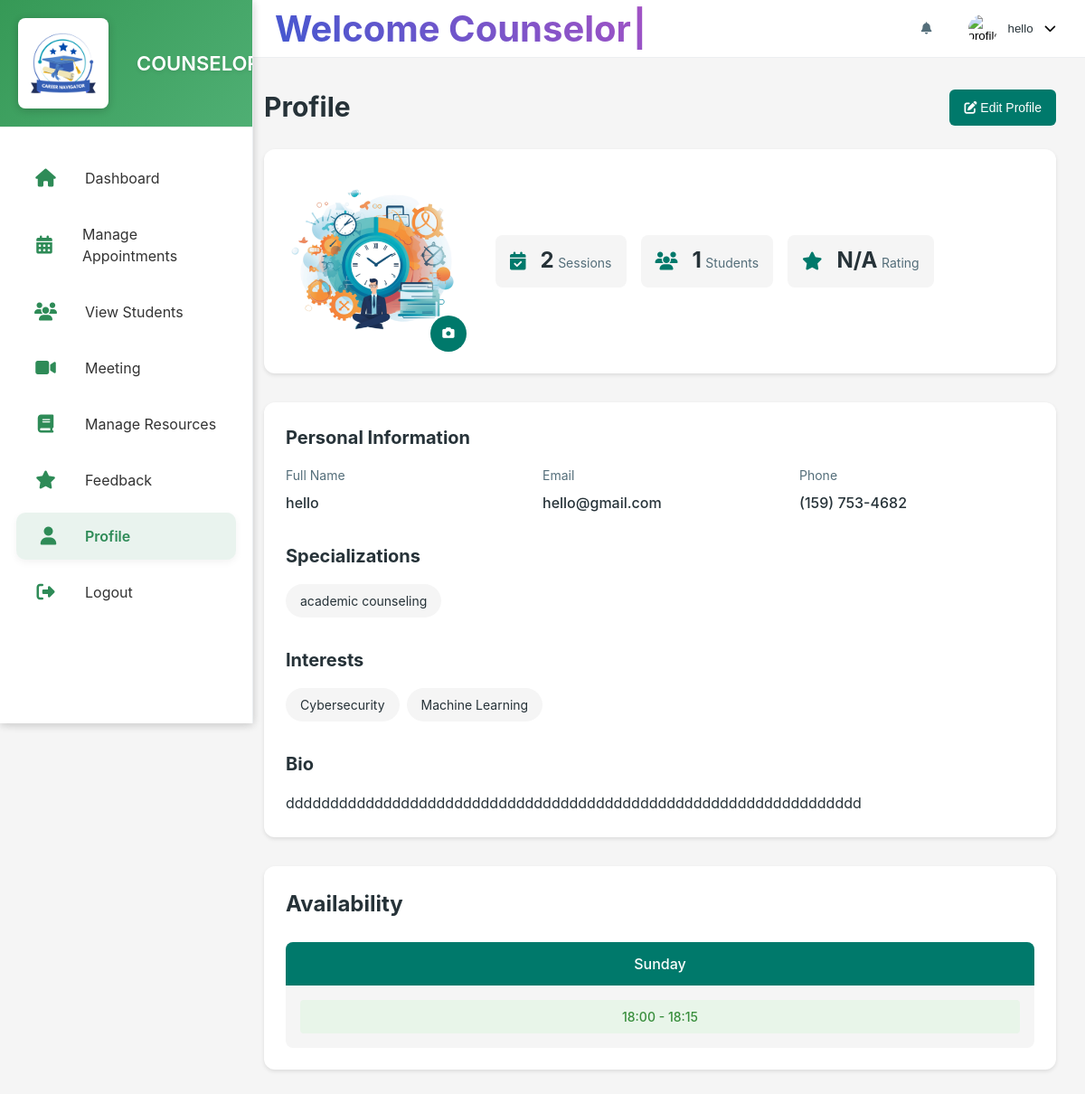
Page /coun_profile (signed in) on the committed database.
### model.py (models this page shows)
class Counselor(db.Model):
    __tablename__ = 'counselors'
    id = db.Column(db.Integer, primary_key=True, autoincrement=True)
    full_name = db.Column(db.String(150), nullable=False)
    email = db.Column(db.String(150), unique=True, nullable=False)
    password = db.Column(db.String(255), nullable=False)
    contact_number = db.Column(db.String(15), nullable=False)
    specialization = db.Column(db.String(50), nullable=False)
    bio = db.Column(db.String(500), nullable=False)
    profile_picture = db.Column(db.String(255), nullable=True)
    interests = db.Column(db.Text, nullable=True)
    approval_status = db.Column(db.String(20), nullable=False, default='pending')
    verification_code = db.Column(db.Integer, nullable=False,default=0)
    created_at = db.Column(db.DateTime, nullable=False, default=datetime.now(timezone.utc))
    feedbacks = db.relationship('Feedback', back_populates='counselor')
    schedules = db.relationship('CounselorSchedule', back_populates='counselor', cascade="all, delete-orphan")

### app.py (the view)
@app.route('/coun_profile')
def coun_profile():
    if 'counselor_id' not in session:
        return redirect(url_for('coun_login'))
    counselor_id = session['counselor_id']
    counselor_data = Counselor.query.get_or_404(counselor_id)
    try:
        interests = json.loads(counselor_data.interests) if counselor_data.interests else []
    except json.JSONDecodeError:
        interests = [counselor_data.interests] if counselor_data.interests else []
    total_sessions = Appointment.query.filter_by(counselor_id=counselor_id, counselor_status='completed').count()
    total_students = db.session.query(Appointment.student_id).filter_by(counselor_id=counselor_id).distinct().count()
    avg_rating = db.session.query(db.func.avg(Feedback.rating)).filter_by(counselor_id=counselor_id).scalar()
    avg_rating = round(avg_rating, 1) if avg_rating else "N/A"
    schedules = counselor_data.schedules
    schedule_dict = {}
    for schedule in schedules:
        day = schedule.day_of_week.capitalize()
        start_time = schedule.time_slots.get("startTime", "N/A")
        end_time = schedule.time_slots.get("endTime", "N/A")
        schedule_dict[day] = f"{start_time} - {end_time}"
    return render_template(
        'counselor/coun_profile.html',
        active_page='coun_profile',
        counselor_data=counselor_data,
        schedule_dict=schedule_dict,
        total_sessions=total_sessions,
        total_students=total_students,
        avg_rating=avg_rating,
        interests=interests
    )

### templates/counselor/coun_profile.html (shortened to what this page needs)
{% extends 'counselor/counselor_base.html' %}
{% block coun_content %}
<div class="section-header">
    <h1>Profile</h1>
    <button class="btn-primary edit-profile-btn" id="editProfileBtn">
        <i class="fas fa-edit"></i> Edit Profile
    </button>
</div>
<div class="profile-container">
    <div class="profile-sidebar">
        <div class="profile-image-container">
            <img src="{{ counselor_data.profile_picture if counselor_data.profile_picture else 'https://ui-avatars.com/api/?name=' + session['counselor_name'] | urlencode }}"
                alt="{{ session['counselor_name'] }}" class="profile-image">
            <button class="change-photo-btn">
                <i class="fas fa-camera"></i>
            </button>
        </div>
        <div class="profile-stats">
            <div class="stat-item">
                <i class="fas fa-calendar-check"></i>
                <div class="stat-details">
                    <span class="stat-value">{{ total_sessions }}</span>
                    <span class="stat-label">Sessions</span>
                </div>
            </div>
            <div class="stat-item">
                <i class="fas fa-users"></i>
                <div class="stat-details">
                    <span class="stat-value">{{ total_students }}</span>
                    <span class="stat-label">Students</span>
                </div>
            </div>
            <div class="stat-item">
                <i class="fas fa-star"></i>
                <div class="stat-details">
                    <span class="stat-value">{{ avg_rating }}</span>
                    <span class="stat-label">Rating</span>
                </div>
            </div>
        </div>
    </div>
    <div class="profile-details">
        <div class="profile-section">
            <h2>Personal Information</h2>
            <div class="profile-info-grid">
                <div class="profile-info-item">
                    <label>Full Name</label>
                    <p>{{ counselor_data.full_name }}</p>
                </div>
                <div class="profile-info-item">
                    <label>Email</label>
                    <p>{{ counselor_data.email }}</p>
                </div>
                <div class="profile-info-item">
                    <label>Phone</label>
                    <p>{{ counselor_data.contact_number }}</p>
                </div>
            </div>
        </div>
        <div class="profile-section">
            <h2>Specializations</h2>
            <div class="specialization-tags">
                <span class="tag">{{ counselor_data.specialization }}</span>
            </div>
        </div>
        <div class="profile-section">
            <h2>Interests</h2>
            <div class="specialization-tags">
                {% for interest in interests %}
                <span class="tag">{{ interest }}</span>
                {% endfor %}
            </div>
        </div>
        <div class="profile-section">
            <h2>Bio</h2>
            <p class="profile-bio">
                {{ counselor_data.bio }}
            </p>
        </div>
    </div>
</div>
<div class="availability-section">
    <div class="section-header">
        <h2>Availability</h2>
    </div>
    <div class="availability-schedule">
        {% for day, time_range in schedule_dict.items() %}
        <div class="schedule-day">
            <div class="day-header">{{ day }}</div>
            <div class="time-slots">
                <div class="time-slot available">{{ time_range }}</div>
            </div>
        </div>
        {% endfor %}
    </div>
</div>
{% endblock %}

### templates/counselor/coun_header.html (shortened to what this page needs)
<div class="search-container1" style="margin-left: 20px;">
    <h2 class="animated-text"></h2>
</div>
<div class="top-bar-right">
    <div class="notifications">
        <button class="notification-btn" id="notificationBtn">
            <i class="fas fa-bell"></i>
        </button>
    </div>
    <div class="profile-dropdown">
        <button class="profile-btn" id="profileBtn">
            <img src="{{ profile_picture }}" alt="profileImg" class="profile-img">
            <span class="profile-name">{{session['counselor_name']}}</span>
            <i class="fas fa-chevron-down"></i>
        </button>
    </div>
</div>

### templates/counselor/coun_header.html (style rules this page uses)
.animated-text { font-size: 2.5rem; background: linear-gradient(45deg, #4158D0, #C850C0, #FFCC70); -webkit-background-clip: text; background-clip: text; -webkit-text-fill-color: transparent; background-size: 300%; animation: gradient-animation 10s ease infinite; }
.animated-text::after { content: '|'; margin-left: 2px; animation: blink 1s infinite; font-weight: bold; }

### rows in the picture
Counselor: counselor_name "hello", profile_picture (picture), full_name "hello", email "hello@gmail.com", contact_number "(159) 753-4682", specialization "academic counseling", bio "ddddddddddddddddddddddddddddddddddddddddddddddddddddddddddddddddd"

### other values in the picture
{{ total_sessions }} "2"
{{ total_students }} "1"
{{ avg_rating }} "N/A"
{{ interest }} "Cybersecurity" "Machine Learning"
{{ day }} "Sunday"
{{ time_range }} "18:00 - 18:15"
